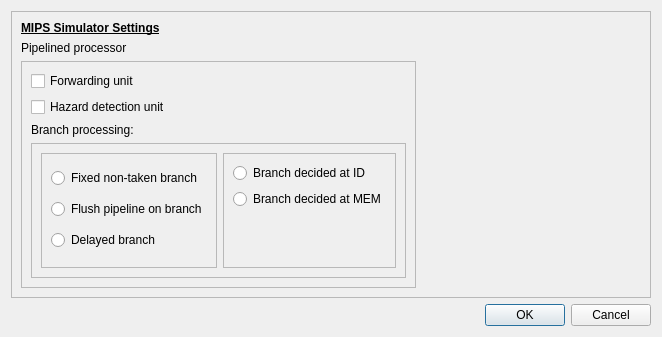
<?xml version="1.0" encoding="UTF-8"?>
<ui version="4.0">
 <class>MipsSimSettings</class>
 <widget class="QDialog" name="MipsSimSettings">
  <property name="geometry">
   <rect>
    <x>0</x>
    <y>0</y>
    <width>662</width>
    <height>337</height>
   </rect>
  </property>
  <property name="windowTitle">
   <string>Dialog</string>
  </property>
  <layout class="QVBoxLayout" name="verticalLayout">
   <item>
    <widget class="QFrame" name="frame">
     <property name="frameShape">
      <enum>QFrame::StyledPanel</enum>
     </property>
     <property name="frameShadow">
      <enum>QFrame::Raised</enum>
     </property>
     <layout class="QFormLayout" name="formLayout">
      <item row="1" column="0">
       <widget class="QLabel" name="lblPipelinedProcessor">
        <property name="text">
         <string>Pipelined processor</string>
        </property>
       </widget>
      </item>
      <item row="2" column="0">
       <widget class="QFrame" name="framePipelinedProcessor">
        <property name="frameShape">
         <enum>QFrame::StyledPanel</enum>
        </property>
        <property name="frameShadow">
         <enum>QFrame::Raised</enum>
        </property>
        <layout class="QVBoxLayout" name="verticalLayout_3">
         <item>
          <widget class="QCheckBox" name="cbForwarding">
           <property name="text">
            <string>Forwarding unit</string>
           </property>
          </widget>
         </item>
         <item>
          <widget class="QCheckBox" name="cbHazardDetection">
           <property name="text">
            <string>Hazard detection unit</string>
           </property>
          </widget>
         </item>
         <item>
          <widget class="QLabel" name="lblBranchProcessing">
           <property name="text">
            <string>Branch processing:</string>
           </property>
          </widget>
         </item>
         <item>
          <widget class="QFrame" name="frameBranch">
           <property name="frameShape">
            <enum>QFrame::StyledPanel</enum>
           </property>
           <property name="frameShadow">
            <enum>QFrame::Raised</enum>
           </property>
           <layout class="QHBoxLayout" name="horizontalLayout">
            <item>
             <widget class="QFrame" name="frameBType">
              <property name="frameShape">
               <enum>QFrame::StyledPanel</enum>
              </property>
              <property name="frameShadow">
               <enum>QFrame::Raised</enum>
              </property>
              <layout class="QVBoxLayout" name="verticalLayout_4">
               <item>
                <widget class="QRadioButton" name="radBTypeNonTaken">
                 <property name="text">
                  <string>Fixed non-taken branch</string>
                 </property>
                </widget>
               </item>
               <item>
                <widget class="QRadioButton" name="radBTypeFlush">
                 <property name="text">
                  <string>Flush pipeline on branch</string>
                 </property>
                </widget>
               </item>
               <item>
                <widget class="QRadioButton" name="radBTypeDelayed">
                 <property name="text">
                  <string>Delayed branch</string>
                 </property>
                </widget>
               </item>
              </layout>
             </widget>
            </item>
            <item>
             <widget class="QFrame" name="frameBStage">
              <property name="frameShape">
               <enum>QFrame::StyledPanel</enum>
              </property>
              <property name="frameShadow">
               <enum>QFrame::Raised</enum>
              </property>
              <layout class="QVBoxLayout" name="verticalLayout_5">
               <item>
                <widget class="QRadioButton" name="radBStageID">
                 <property name="text">
                  <string>Branch decided at ID</string>
                 </property>
                </widget>
               </item>
               <item>
                <widget class="QRadioButton" name="radBStageMEM">
                 <property name="text">
                  <string>Branch decided at MEM</string>
                 </property>
                </widget>
               </item>
               <item>
                <spacer name="verticalSpacer">
                 <property name="orientation">
                  <enum>Qt::Vertical</enum>
                 </property>
                 <property name="sizeHint" stdset="0">
                  <size>
                   <width>20</width>
                   <height>40</height>
                  </size>
                 </property>
                </spacer>
               </item>
              </layout>
             </widget>
            </item>
           </layout>
          </widget>
         </item>
        </layout>
       </widget>
      </item>
      <item row="0" column="0">
       <widget class="QLabel" name="lblMain">
        <property name="font">
         <font>
          <weight>75</weight>
          <bold>true</bold>
          <underline>true</underline>
         </font>
        </property>
        <property name="text">
         <string>MIPS Simulator Settings</string>
        </property>
       </widget>
      </item>
     </layout>
    </widget>
   </item>
   <item>
    <widget class="QDialogButtonBox" name="buttonBox">
     <property name="orientation">
      <enum>Qt::Horizontal</enum>
     </property>
     <property name="standardButtons">
      <set>QDialogButtonBox::Cancel|QDialogButtonBox::Ok</set>
     </property>
    </widget>
   </item>
  </layout>
 </widget>
 <resources/>
 <connections>
  <connection>
   <sender>buttonBox</sender>
   <signal>accepted()</signal>
   <receiver>MipsSimSettings</receiver>
   <slot>accept()</slot>
   <hints>
    <hint type="sourcelabel">
     <x>248</x>
     <y>254</y>
    </hint>
    <hint type="destinationlabel">
     <x>157</x>
     <y>274</y>
    </hint>
   </hints>
  </connection>
  <connection>
   <sender>buttonBox</sender>
   <signal>rejected()</signal>
   <receiver>MipsSimSettings</receiver>
   <slot>reject()</slot>
   <hints>
    <hint type="sourcelabel">
     <x>316</x>
     <y>260</y>
    </hint>
    <hint type="destinationlabel">
     <x>286</x>
     <y>274</y>
    </hint>
   </hints>
  </connection>
 </connections>
</ui>
